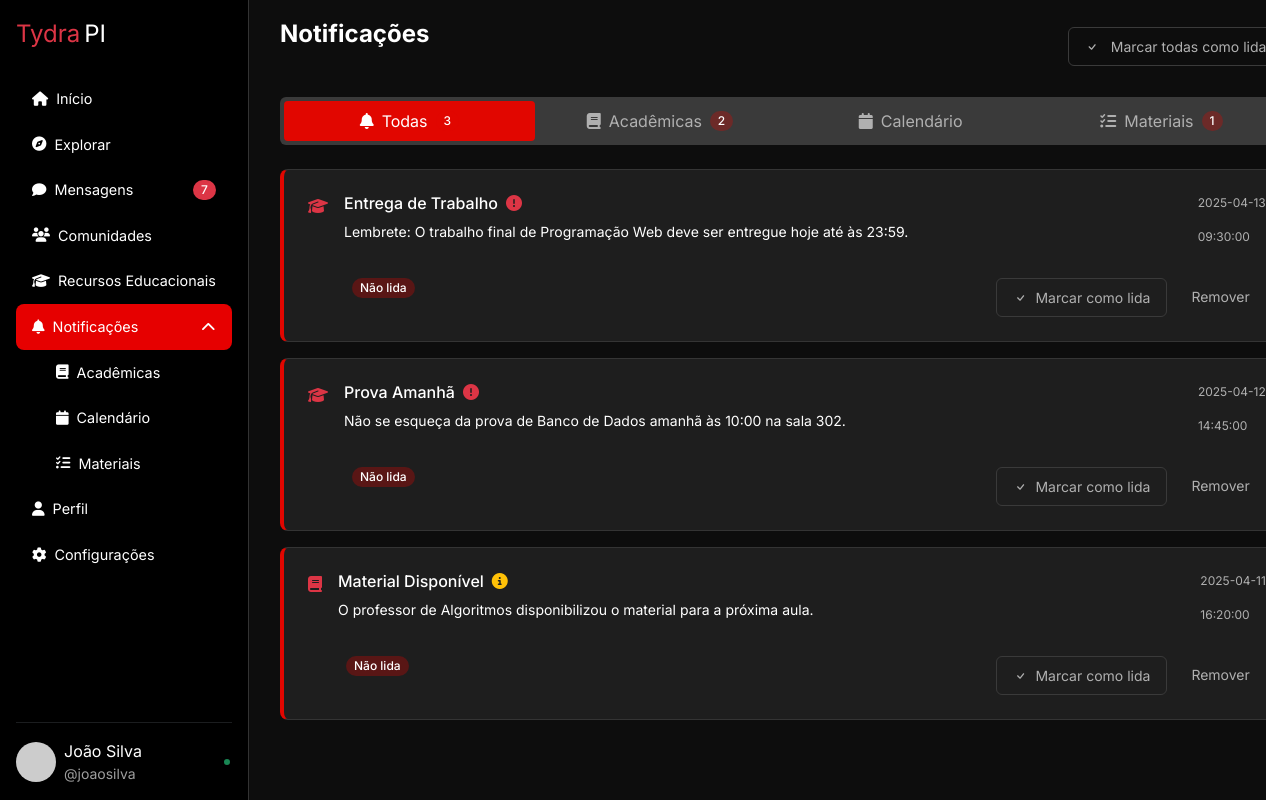
Page /notific.php on the committed database.
### tables this page shows
CREATE TABLE `notificacoes` (
  `id` int(11) NOT NULL,
  `title` varchar(255) NOT NULL,
  `message` text NOT NULL,
  `date` date NOT NULL,
  `time` time NOT NULL,
  `type` enum('academic','materials','calendar') NOT NULL,
  `priority` enum('low','medium','high') NOT NULL,
  `read` tinyint(1) NOT NULL DEFAULT 0,
  `academicType` enum('homework','exam','deadline','event') DEFAULT NULL
);

### includes/crud.php (called while the page is built, shortened)
<?php
function getNotifications($pdo, $tipo = 'all') {
    $sql = "SELECT * FROM notificacoes";
    if ($tipo !== 'all') {
        $sql .= " WHERE type = :type";
        $stmt = $pdo->prepare($sql);
        $stmt->bindParam(':type', $tipo);
    } else {
        $stmt = $pdo->prepare($sql);
    }
    $stmt->execute();
    return $stmt->fetchAll(PDO::FETCH_ASSOC);
}
function countUnread($pdo, $tipo = null) {
    $sql = "SELECT COUNT(*) FROM notificacoes WHERE `read` = 0";
    if ($tipo !== null && $tipo !== 'all') {
        $sql .= " AND type = :type";
        $stmt = $pdo->prepare($sql);
        $stmt->bindParam(':type', $tipo);
    } else {
        $stmt = $pdo->prepare($sql);
    }
    $stmt->execute();
    return $stmt->fetchColumn();
}

### notific.php (the view, shortened to what this page needs)
<?php
include 'includes/conexao.php';
include 'includes/crud.php';
$activeTab = $_GET['tipo'] ?? 'all';
$notifications = getNotifications($pdo, $activeTab);
$allUnreadCount      = countUnread($pdo, 'all');
$academicUnreadCount = countUnread($pdo, 'academic');
$materialsUnreadCount = countUnread($pdo, 'materials');
function getNotificationIcon($notification)
{
    if ($notification['type'] === 'academic') {
        return '<i class="fa-solid fa-graduation-cap text-danger"></i>';
    }
    if ($notification['type'] === 'materials') return '<i class="fa-solid fa-book text-danger"></i>';
    return '<i class="fa-solid fa-bell text-danger"></i>';
}
function getPriorityIcon($priority)
{
    return match ($priority) {
        'high' => '<i class="fa-solid fa-exclamation-circle text-danger"></i>',
        'medium' => '<i class="fa-solid fa-info-circle text-warning"></i>',
        default => '<i class="fa-solid fa-info-circle text-success"></i>',
    };
}
include 'includes/header.php';
?>
<!DOCTYPE html>
<html lang="pt-br">
<head>
    <link rel="stylesheet" href="assets/css/style.css">
    <link href="https://cdn.jsdelivr.net/npm/bootstrap-icons@1.10.5/font/bootstrap-icons.css" rel="stylesheet">
    <link href="https://cdn.jsdelivr.net/npm/bootstrap@5.3.0/dist/css/bootstrap.min.css" rel="stylesheet">
    <link href="https://cdnjs.cloudflare.com/ajax/libs/font-awesome/6.4.0/css/all.min.css" rel="stylesheet">
    <link rel="stylesheet" href="assets/css/style.css">
    <link href="https://cdn.jsdelivr.net/npm/bootstrap-icons@1.10.5/font/bootstrap-icons.css" rel="stylesheet">
</head>
<body>
    <?php include 'sidebar.php' ?>
    <div class="tydrapi-container py-6 animate-fade-in content-wrapper">
        <div class="flex justify-between items-center mb-6">
            <h1 class="text-2xl font-bold">Notificações</h1>
            <form method="post" class="inline">
                <button type="submit" class="tydrapi-button-outline">
                    <i class="bi-check mr-2"></i> Marcar todas como lidas
                </button>
            </form>
        </div>
        <div class="tabs-container mb-6">
            <a href="?type=all" class="tab <?php echo $activeTab === 'all' ? 'active' : ''; ?>">
                <i class="fas fa-bell mr-2"></i> Todas
                <?php if ($allUnreadCount > 0): ?>
                    <span class="badge"><?php echo $allUnreadCount; ?></span>
                <?php endif; ?>
            </a>
            <a href="?type=academic" class="tab <?php echo $activeTab === 'academic' ? 'active' : ''; ?>">
                <i class=" fas fa-book  mr-2"></i> Acadêmicas
                <?php if ($academicUnreadCount > 0): ?>
                    <span class="badge"><?php echo $academicUnreadCount; ?></span>
                <?php endif; ?>
            </a>
            <a href="?type=calendar" class="tab <?php echo $activeTab === 'calendar' ? 'active' : ''; ?>">
                <i class="fas fa-calendar mr-2"></i> Calendário
            </a>
            <a href="?type=materials" class="tab <?php echo $activeTab === 'materials' ? 'active' : ''; ?>">
                <i class="fas fa-tasks mr-2"></i> Materiais
                <?php if ($materialsUnreadCount > 0): ?>
                    <span class="badge"><?php echo $materialsUnreadCount; ?></span>
                <?php endif; ?>
            </a>
        </div>
        <div class="tab-content">
            <?php if (count($notifications) > 0): ?>
                <?php foreach ($notifications as $notification): ?>
                    <div class="tydrapi-card <?php echo !$notification['read'] ? 'unread' : ''; ?>">
                        <div class="flex items-start">
                            <div class="flex-shrink-0 mt-1">
                                <?php echo getNotificationIcon($notification); ?>
                            </div>
                            <div class="ml-4 flex-grow">
                                <div class="flex justify-between">
                                    <div>
                                        <h3 class="font-medium text-base flex items-center">
                                            <?php echo htmlspecialchars($notification['title']); ?>
                                            <span class="ml-2"><?php echo getPriorityIcon($notification['priority']); ?></span>
                                        </h3>
                                        <p class="text-sm mt-1"><?php echo htmlspecialchars($notification['message']); ?></p>
                                    </div>
                                    <div class="text-right">
                                        <p class="text-xs text-tydrapi-gray"><?php echo htmlspecialchars($notification['date']); ?></p>
                                        <p class="text-xs text-tydrapi-gray"><?php echo htmlspecialchars($notification['time']); ?></p>
                                    </div>
                                </div>
                                <div class="flex justify-between mt-3">
                                    <div>
                                        <?php if (!$notification['read']): ?>
                                            <span class="badge bg-tydrapi-red">Não lida</span>
                                        <?php endif; ?>
                                    </div>
                                    <div class="flex gap-2">
                                        <?php if (!$notification['read']): ?>
                                            <form method="post" class="inline">
                                                <button type="submit" class="btn-outline-sm">
                                                    <i class="bi-check mr-1"></i> Marcar como lida
                                                </button>
                                            </form>
                                        <?php endif; ?>
                                        <form method="post" class="inline">
                                            <button type="submit" class="btn-ghost-sm">
                                                Remover
                                            </button>
                                        </form>
                                    </div>
                                </div>
                            </div>
                        </div>
                    </div>
                <?php endforeach; ?>
            <?php else: ?>
                <div class="text-center py-10">
                    <p class="text-tydrapi-gray">Não há notificações para exibir.</p>
                </div>
            <?php endif; ?>
        </div>
    </div>
</body>
</html>

### includes/header.php
<link rel="stylesheet" href="assets/css/style.css">
 <link href="https://cdn.jsdelivr.net/npm/bootstrap@5.3.0/dist/css/bootstrap.min.css" rel="stylesheet">
  <link href="https://cdnjs.cloudflare.com/ajax/libs/font-awesome/6.4.0/css/all.min.css" rel="stylesheet">
  <link rel="stylesheet" href="assets/css/style.css">
  <link href="https://cdn.jsdelivr.net/npm/bootstrap-icons@1.10.5/font/bootstrap-icons.css" rel="stylesheet">

### sidebar.php (shortened to what this page needs)
<nav class="sidebar d-flex flex-column p-3">
  <a href="#" class="d-flex align-items-center mb-4 text-decoration-none">
    <span class="fs-4 text-danger me-1">Tydra</span><span class="fs-4 text-white">PI</span>
  </a>
  <?php
    $currentPage = basename($_SERVER['PHP_SELF']);
    $menus = [
      [
        'label' => 'Recursos Educacionais',
        'icon'  => 'graduation-cap',
        'link'  => 'recursoeducacionais.php',
        'items' => [
          ['label'=>'Material de Estudo','icon'=>'book','href'=>'#'],
          ['label'=>'Video Aulas','icon'=>'video','href'=>'#'],
          ['label'=>'Exercícios Práticos','icon'=>'tasks','href'=>'#'],
          ['label'=>'Dicas de Estudo','icon'=>'lightbulb','href'=>'#'],
        ],
        'pages' => ['recursoeducacionais.php','material.php','videos.php','exercicios.php','dicas.php'],
      ],
      [
        'label' => 'Notificações',
        'icon'  => 'bell',
        'link'  => 'notific.php',
        'items' => [
          ['label'=>'Acadêmicas','icon'=>'book','href'=>'#'],
          ['label'=>'Calendário','icon'=>'calendar','href'=>'#'],
          ['label'=>'Materiais','icon'=>'tasks','href'=>'#'],
        ],
        'pages' => ['notific.php'],
      ],
    ];
  ?>
  <ul class="nav nav-pills flex-column mb-auto">
    <li><a href="hub.php" class="nav-link <?= $currentPage=='hub.php'?'active':'' ?>"><i class="fas fa-home me-2"></i>Início</a></li>
    <li><a href="explorar.php" class="nav-link <?= $currentPage=='explorar.php'?'active':'' ?>"><i class="fas fa-compass me-2"></i>Explorar</a></li>
    <li><a href="chat.php" class="nav-link d-flex justify-content-between align-items-center <?= $currentPage=='chat.php'?'active':'' ?>"><span><i class="fas fa-comment me-2"></i>Mensagens</span><span class="badge bg-danger">7</span></a></li>
    <li><a href="comunidades.php" class="nav-link <?= $currentPage=='comunidades.php'?'active':'' ?>"><i class="fas fa-users me-2"></i>Comunidades</a></li>
    <?php foreach($menus as $menu): ?>
      <?php $isActive = in_array($currentPage, $menu['pages']); ?>
      <?php if($isActive): ?>
        <li class="has-submenu active">
          <a href="<?= $menu['link'] ?>" class="nav-link d-flex justify-content-between align-items-center submenu-toggle active">
            <span><i class="fas fa-<?= $menu['icon'] ?> me-2"></i><?= $menu['label'] ?></span>
            <i class="fas fa-chevron-down submenu-icon"></i>
          </a>
          <ul class="sub-menu">
            <?php foreach($menu['items'] as $item): ?>
              <li><a href="<?= $item['href'] ?>" class="nav-link sub-link"><i class="fas fa-<?= $item['icon'] ?> me-2"></i><?= $item['label'] ?></a></li>
            <?php endforeach; ?>
          </ul>
        </li>
      <?php else: ?>
        <li>
          <a href="<?= $menu['link'] ?>" class="nav-link<?= $isActive?' active':'' ?>">
            <i class="fas fa-<?= $menu['icon'] ?> me-2"></i><?= $menu['label'] ?>
          </a>
        </li>
      <?php endif; ?>
    <?php endforeach; ?>
    <li><a href="perfil.php" class="nav-link <?= $currentPage=='index.php'?'active':'' ?>"><i class="fas fa-user me-2"></i>Perfil</a></li>
    <li><a href="configuracao.php" class="nav-link <?= $currentPage=='configuracao.php'?'active':'' ?>"><i class="fas fa-cog me-2"></i>Configurações</a></li>
  </ul>
  <hr class="border-secondary my-3">
  <div class="d-flex align-items-center">
    <img src="https://i.pravatar.cc/150?img=56" class="rounded-circle me-2" width="40" height="40">
    <div>
      <div>João Silva</div>
      <small class="text-secondary-custom">@joaosilva</small>
    </div>
    <span class="ms-auto bg-success rounded-circle status-indicator"></span>
  </div>
</nav>

### notific.php (style rules this page uses)
.sidebar { width: 20%; position: fixed; }
.content-wrapper { align-self: center; margin-left: 260px; padding: 20px; width: calc(83%); }

### rows in the picture
notificacoes: type "academic" (drawn), title "Entrega de Trabalho", message "Lembrete: O trabalho final de Programação Web deve ser entregue hoje até às 23:59.", date "2025-04-13", time "09:30:00", read "Não lida"
notificacoes: type "academic" (drawn), title "Prova Amanhã", message "Não se esqueça da prova de Banco de Dados amanhã às 10:00 na sala 302.", date "2025-04-12", time "14:45:00", read "Não lida"
notificacoes: type "materials" (drawn), title "Material Disponível", message "O professor de Algoritmos disponibilizou o material para a próxima aula.", date "2025-04-11", time "16:20:00", read "Não lida"

### other values in the picture
$menu['label'] "Recursos Educacionais"
$menu['label'] "Notificações"
$item['label'] "Acadêmicas"
$item['label'] "Calendário"
$item['label'] "Materiais"
$allUnreadCount "3"
$academicUnreadCount "2"
$materialsUnreadCount "1"
